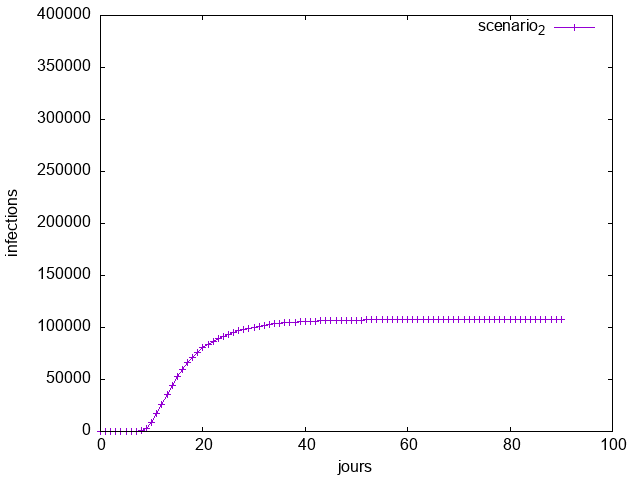

Here is the gnuplot script that generated this plot:
set terminal wxt
set terminal png
set encoding utf8
set output "sc2.png"
set xlabel "jours"
set ylabel "infections"
set xrange [0:100]
set yrange [0:400000]
plot"sc2.txt" title 'scenario_2' with linesp lt 1